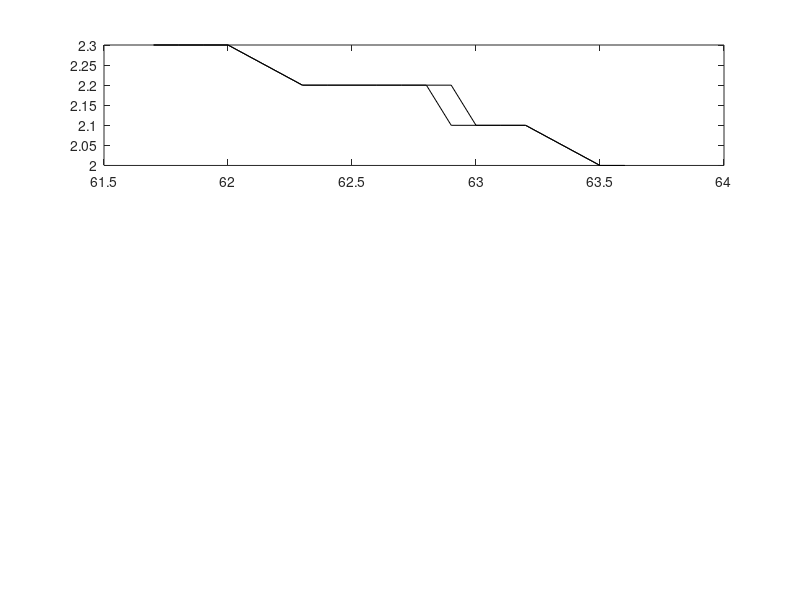

MATLAB code for this plot: (Note: this script raises an error after producing the figure.)
%  Chapter 2: Plotting the relevant regions of transmission coefficients
%  satisfying the epidemiological criteria for three different values of
%  rho. Relevant Figure: Fig A.2

%   Uses matrices 'varallrho083', 'varallrho085' and 'varallrho090' which
%   were acquired by running the code titled

%% 2D plot when rho = 0.83
clearvars
load('varallrho083')
var = varintersect;
a = unique(var(:,1),'sorted');
upper = [];
lower = [];
for i = 1:length(a)
    ind = find(var(:,1) == a(i));
    upper = [upper, max(var(ind(1):ind(end),2))];
    lower = [lower, min(var(ind(1):ind(end),2))];   
end

figure
subplot(3,1,1)
plot(a, upper, 'k-', a, lower, 'k-');
hold on
b = [a, a(end:-1:1)];
b = b(:);
inBetween = [lower, fliplr(upper)];
fill(b, inBetween, 'k');
title('A', 'Units', 'normalized', 'Position',[0.95 0.82])
ylabel('\beta_E');
ylim([1.15 2.35])
xlim([61.5 67.1])
set(gca, 'Xticklabels', []);
set(gca, 'Position', [0.08 0.7 0.85, 0.27]);
hold off


%% 2D Plot when rho = 0.85

clearvars
load('varallrho085')
var = varintersect;
a = unique(var(:,1),'sorted');
upper = [];
lower = [];
for i = 1:length(a)
    ind = find(var(:,1) == a(i));
    upper = [upper, max(var(ind(1):ind(end),2))];
    lower = [lower, min(var(ind(1):ind(end),2))];   
end

subplot(3,1,2)
plot(a, upper, 'k-', a, lower, 'k-');
hold on
b = [a, a(end:-1:1)];
b = b(:);
inBetween = [lower, fliplr(upper)];
fill(b, inBetween, 'k');
title('B', 'Units', 'normalized', 'Position',[0.95 0.82])
ylabel('\beta_E');
ylim([1.15 2.35])
xlim([61.5 67.1])
set(gca, 'Xticklabels', []);
set(gca, 'Position', [0.08 0.4 0.85, 0.27]);
hold off

%% 2D Plot when rho = 0.90

clearvars
load('varallrho090')
var = varintersect;
a = unique(var(:,1),'sorted');
upper = [];
lower = [];
for i = 1:length(a)
    ind = find(var(:,1) == a(i));
    upper = [upper, max(var(ind(1):ind(end),2))];
    lower = [lower, min(var(ind(1):ind(end),2))];   
end

subplot(3,1,3)
plot(a, upper, 'k-', a, lower, 'k-');
hold on
b = [a, a(end:-1:1)];
b = b(:);
inBetween = [lower, fliplr(upper)];
fill(b, inBetween, 'k');
title('C', 'Units', 'normalized', 'Position',[0.95 0.82])
ylabel('\beta_E');
xlabel('\beta_F')
ylim([1.15 2.35])
xlim([61.5 67.1])
set(gca, 'Position', [0.08 0.1 0.85, 0.27]);
hold off
